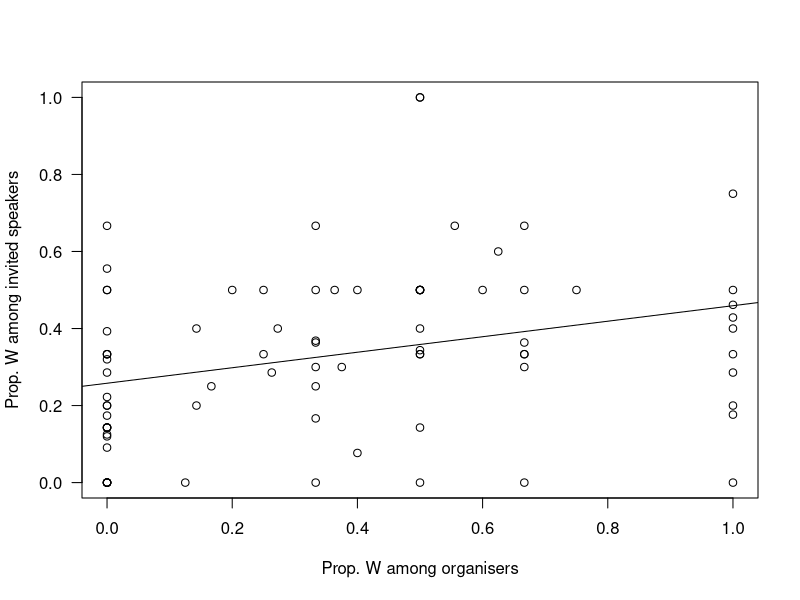
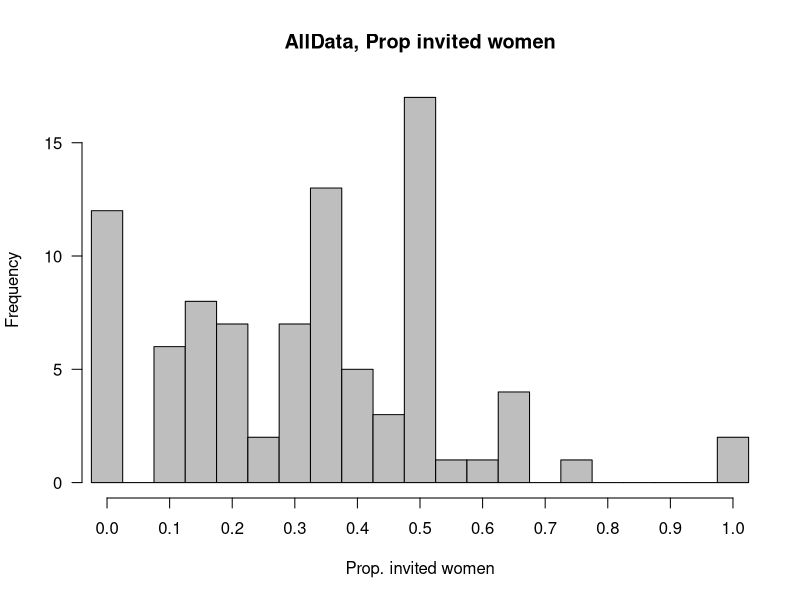
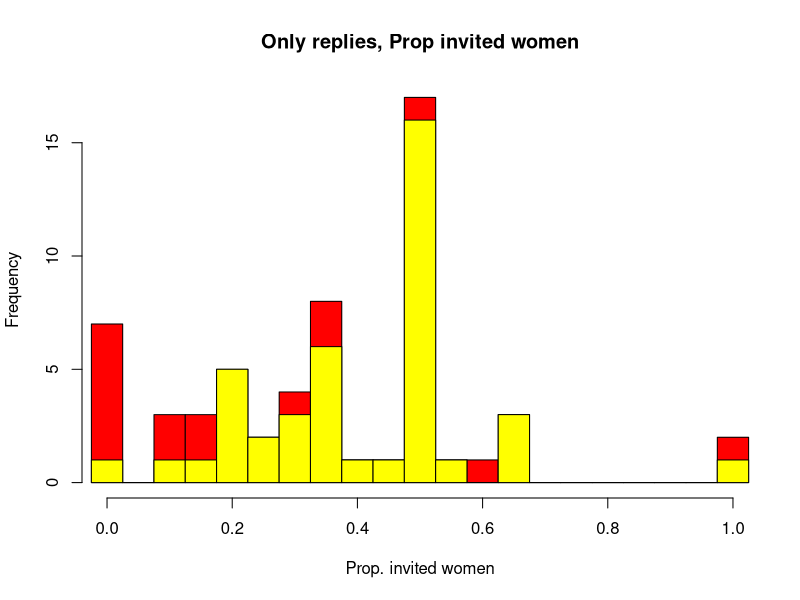
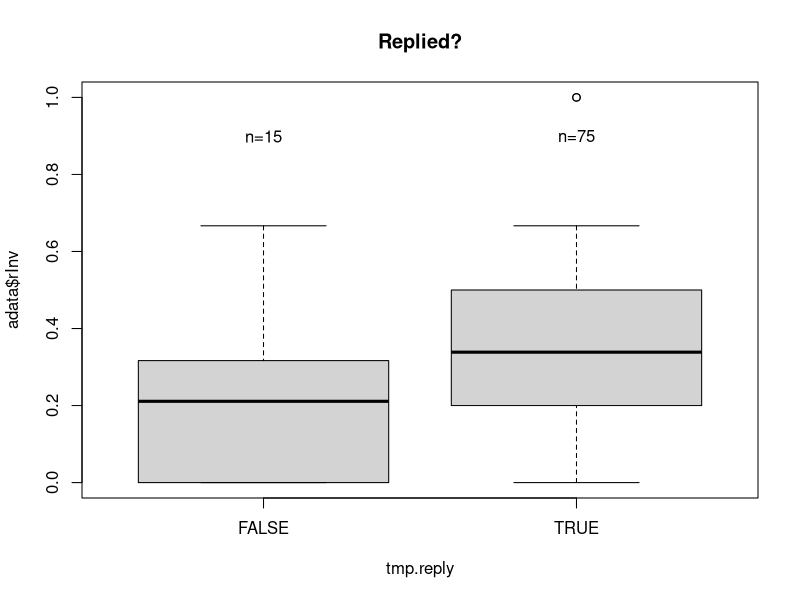
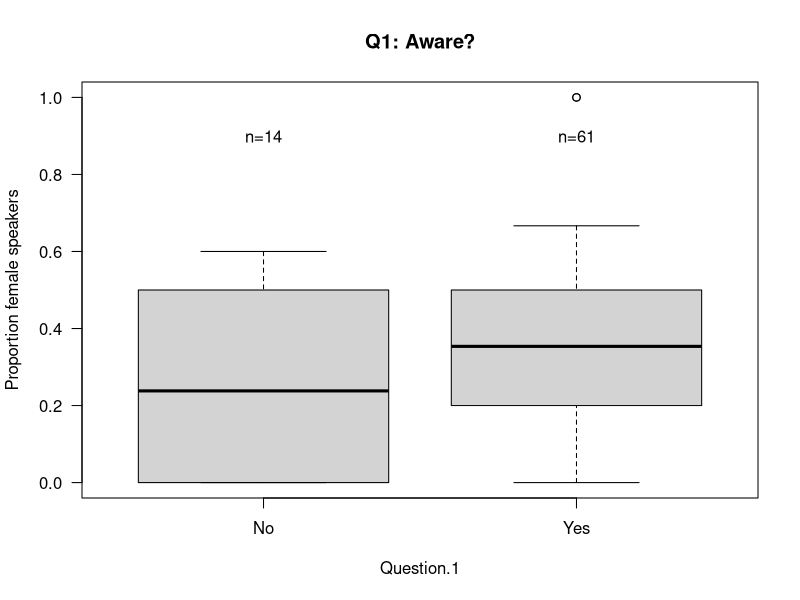
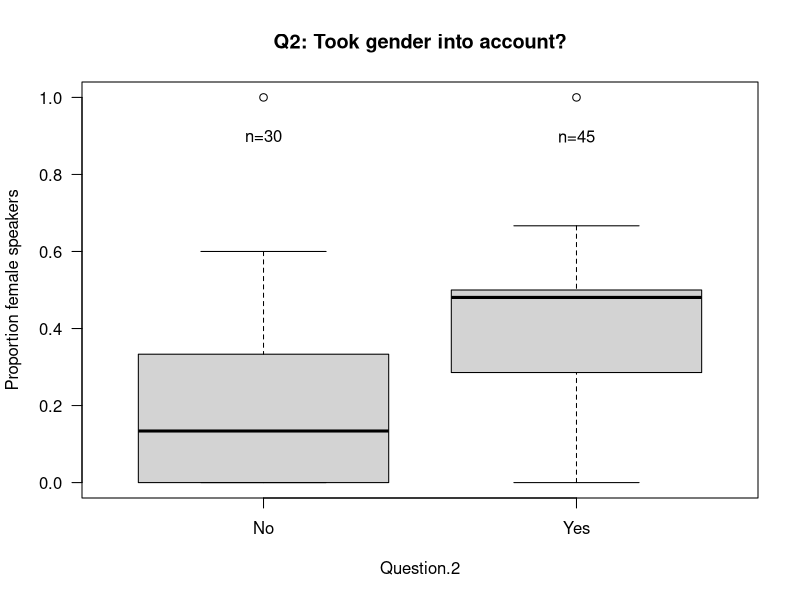
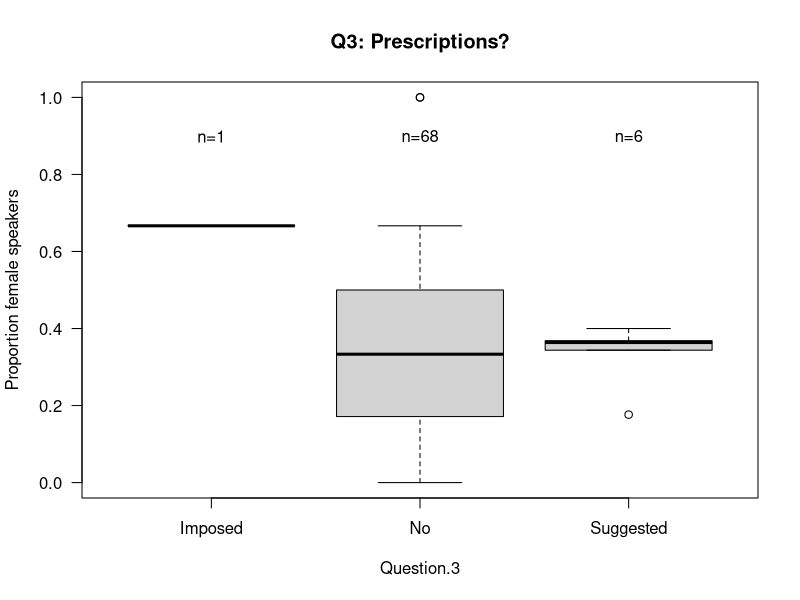

Here is the R script that generated these plots, in order:
# Clean the memory
rm(list=ls())

## NOTE: THIS IS EXTREMELY COARSE, NEED TO DISTINGUISH BETWEEN TYPES OF EVENTS
## AND I AM JUST PLAYING WITH THE DATA.

## Load the data
odata <- read.csv("AllData_20161108.csv", stringsAsFactors = FALSE)
dim(odata)

# Select only the ones that we include in the study (removing duplicates etc.)
adata <- odata[odata$Include == TRUE,]
dim(adata)

# Adding columns corresponding to ratios
#!!!!!!!!!!!!!!!!!!!!!!!!!!!!!!!!!!!!!!!
# NOTE: need to use the corrected values if there has been a correction
#!!!!!!!!!!!!!!!!!!!!!!!!!!!!!!!!!!!!!!!
adata <- cbind(adata, 
               rInv = adata$Invited_W / adata$Invited_nb, 
               rIns = adata$Instructor_W / adata$Instructor_nb, 
               rOrg = as.numeric(adata$Org_W) / as.numeric(adata$Org_nb))

# Look at proportion of invited women as function of proportion women organizers
plot(adata$rOrg, adata$rInv, xlim = c(0, 1), ylim = c(0, 1), xlab = "Prop. W among organisers", ylab = "Prop. W among invited speakers", las = 1)
aOI  <- lm(rInv~rOrg, data=adata)
abline(aOI)
summary(aOI)
## NOTE: need to check at some point the number of organisers, 
## because sometimes "1" does not reflect the actual number.

# Histogram of proportion of women
hist(adata$rInv, xlim=c(0,1), breaks=seq(-0.025,1.025,by=0.05), main = "AllData, Prop invited women", xlab = "Prop. invited women", axes = FALSE, col='grey')
axis(1, at=seq(0, 1, by=0.1))
axis(2, las=1)

cat("========================================================================\n  QUESTION: WHAT DO WE DO WITH EVENTS WITH ONLY ONE PERSON INVITED?\n========================================================================\n")

# Those who replied
aa <- adata[!(adata$Timestamp=="" | is.na(adata$Timestamp)), ]
# Check consistency when merging data
all(aa$Ad_ID == aa$Event.name)

# Histogram of proportion of women
hist(aa$rInv, xlim=c(0,1), breaks=seq(-0.025,1.025,by=0.05), main = "Only replies, Prop invited women", xlab = "Prop. invited women", col="red", freq=TRUE)
hist(aa[aa$Question.2=="Yes",]$rInv, xlim=c(0,1), breaks=seq(-0.025,1.025,by=0.05), main = "Only replies, Prop invited women", xlab = "Prop. invited women", col="yellow", add=TRUE, freq=TRUE)

# Check lines where people corrected the result
checkno <- aa[aa$Question.0=="No",]

compcols.oneline <- function(a, b){
  if(is.na(a) & is.na(b)) return(TRUE)
  else
    if( (is.na(a) & !is.na(b)) | (!is.na(a) & is.na(b)) ) return(FALSE)
    else
      if(a==b) return(TRUE) else return(FALSE)
}
compcols <- function(A, B){
  n <- length(A)
  out <- rep(0, n)
  for (i in 1:n){
    out[i] <- compcols.oneline(A[i], B[i])
  }
  return(out)
}

tmp <- aa[, c(1, 32, 12, 33, 13, 34, 14, 35, 15, 36, 16, 37, 17, 38, 18, 39, 19, 40)]
diffcols <- !( compcols(tmp[,3], tmp[,4]) & compcols(tmp[,5], tmp[,6]) & compcols(tmp[,7], tmp[,8]) & compcols(tmp[,9], tmp[,10]) & compcols(tmp[,11], tmp[,12]) & compcols(tmp[,13], tmp[,14]) & compcols(tmp[,15], tmp[,16]) & compcols(tmp[,17], tmp[,18]))

tmp[diffcols & tmp$Question.0=="Yes",]

# Effect of proportion of female speakers on whether organizers replied
tmp.reply <- ((adata$Org_reply1)|(adata$Org_reply2)) & (!is.na(adata$Org_reply1)|!is.na(adata$Org_reply2))
boxplot(adata$rInv ~ tmp.reply, main="Replied?")
text(1:2, rep(0.9, 2), paste("n=", tapply(adata$rInv, tmp.reply, length), sep="") )

summary(lm(adata$rInv ~ tmp.reply))

adata[is.na(adata$Org_reply1),]

adata$Org_name1[duplicated(adata$Org_name1)]

# Create columns with ratios
tbl <- cbind(aa, rInv = aa$New_Invited_W / aa$New_Invited_nb, #
             rIns = aa$New_Instructor_W / aa$New_Instructor_nb, #
             rOrg = aa$New_Org_W / aa$New_Org_nb)

# Plots
# Questions
par(las=1)
boxplot(rInv ~ Question.1, data = tbl, main="Q1: Aware?", ylab="Proportion female speakers")
text(1:2, rep(0.9, 2), paste("n=", tapply(tbl$Question.1, tbl$Question.1, length), sep="") )

boxplot(rInv ~ Question.2, data = tbl, main="Q2: Took gender into account?", ylab="Proportion female speakers")
text(1:2, rep(0.9, 2), paste("n=", tapply(tbl$Question.2, tbl$Question.2, length), sep="") )

boxplot(rInv ~ Question.3, data = tbl, main="Q3: Prescriptions?", ylab="Proportion female speakers")
text(1:3, rep(0.9, 3), paste("n=", tapply(tbl$Question.3, tbl$Question.3, length), sep="") )

